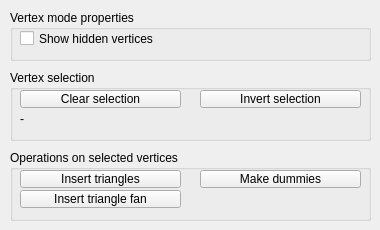
<?xml version="1.0" encoding="UTF-8"?>
<ui version="4.0">
 <class>CQDlgVertexEdit</class>
 <widget class="QDialog" name="CQDlgVertexEdit">
  <property name="geometry">
   <rect>
    <x>0</x>
    <y>0</y>
    <width>380</width>
    <height>230</height>
   </rect>
  </property>
  <property name="windowTitle">
   <string>Dialog</string>
  </property>
  <property name="locale">
   <locale language="English" country="UnitedStates"/>
  </property>
  <widget class="QGroupBox" name="groupBox_2">
   <property name="geometry">
    <rect>
     <x>10</x>
     <y>10</y>
     <width>361</width>
     <height>51</height>
    </rect>
   </property>
   <property name="title">
    <string>Vertex mode properties</string>
   </property>
   <property name="flat">
    <bool>false</bool>
   </property>
   <widget class="QCheckBox" name="qqShowHiddenVertices">
    <property name="geometry">
     <rect>
      <x>10</x>
      <y>20</y>
      <width>161</width>
      <height>17</height>
     </rect>
    </property>
    <property name="focusPolicy">
     <enum>Qt::StrongFocus</enum>
    </property>
    <property name="text">
     <string>Show hidden vertices</string>
    </property>
   </widget>
  </widget>
  <widget class="QGroupBox" name="groupBox">
   <property name="geometry">
    <rect>
     <x>10</x>
     <y>150</y>
     <width>361</width>
     <height>71</height>
    </rect>
   </property>
   <property name="title">
    <string>Operations on selected vertices</string>
   </property>
   <property name="flat">
    <bool>false</bool>
   </property>
   <widget class="QToolButton" name="qqInsertTriangles">
    <property name="geometry">
     <rect>
      <x>10</x>
      <y>20</y>
      <width>161</width>
      <height>18</height>
     </rect>
    </property>
    <property name="focusPolicy">
     <enum>Qt::StrongFocus</enum>
    </property>
    <property name="text">
     <string>Insert triangles</string>
    </property>
   </widget>
   <widget class="QToolButton" name="qqInsertFan">
    <property name="geometry">
     <rect>
      <x>10</x>
      <y>40</y>
      <width>161</width>
      <height>18</height>
     </rect>
    </property>
    <property name="focusPolicy">
     <enum>Qt::StrongFocus</enum>
    </property>
    <property name="text">
     <string>Insert triangle fan</string>
    </property>
   </widget>
   <widget class="QToolButton" name="qqMakeDummies">
    <property name="geometry">
     <rect>
      <x>190</x>
      <y>20</y>
      <width>161</width>
      <height>18</height>
     </rect>
    </property>
    <property name="focusPolicy">
     <enum>Qt::StrongFocus</enum>
    </property>
    <property name="text">
     <string>Make dummies</string>
    </property>
   </widget>
  </widget>
  <widget class="QGroupBox" name="groupBox_5">
   <property name="geometry">
    <rect>
     <x>10</x>
     <y>70</y>
     <width>361</width>
     <height>71</height>
    </rect>
   </property>
   <property name="title">
    <string>Vertex selection</string>
   </property>
   <property name="flat">
    <bool>false</bool>
   </property>
   <widget class="QToolButton" name="qqClearSelection">
    <property name="geometry">
     <rect>
      <x>10</x>
      <y>20</y>
      <width>161</width>
      <height>18</height>
     </rect>
    </property>
    <property name="focusPolicy">
     <enum>Qt::StrongFocus</enum>
    </property>
    <property name="text">
     <string>Clear selection</string>
    </property>
   </widget>
   <widget class="QToolButton" name="qqInvertSelection">
    <property name="geometry">
     <rect>
      <x>190</x>
      <y>20</y>
      <width>161</width>
      <height>18</height>
     </rect>
    </property>
    <property name="focusPolicy">
     <enum>Qt::StrongFocus</enum>
    </property>
    <property name="text">
     <string>Invert selection</string>
    </property>
   </widget>
   <widget class="QLabel" name="qqInfo">
    <property name="geometry">
     <rect>
      <x>10</x>
      <y>40</y>
      <width>341</width>
      <height>18</height>
     </rect>
    </property>
    <property name="text">
     <string>-</string>
    </property>
   </widget>
  </widget>
 </widget>
 <tabstops>
  <tabstop>qqShowHiddenVertices</tabstop>
  <tabstop>qqClearSelection</tabstop>
  <tabstop>qqInvertSelection</tabstop>
  <tabstop>qqInsertTriangles</tabstop>
  <tabstop>qqInsertFan</tabstop>
  <tabstop>qqMakeDummies</tabstop>
 </tabstops>
 <resources/>
 <connections/>
</ui>
